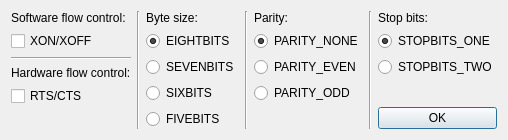
<?xml version="1.0" encoding="UTF-8"?>
<ui version="4.0">
 <class>SerialSetupDialog</class>
 <widget class="QDialog" name="SerialSetupDialog">
  <property name="geometry">
   <rect>
    <x>0</x>
    <y>0</y>
    <width>453</width>
    <height>133</height>
   </rect>
  </property>
  <property name="sizePolicy">
   <sizepolicy hsizetype="Minimum" vsizetype="Minimum">
    <horstretch>0</horstretch>
    <verstretch>0</verstretch>
   </sizepolicy>
  </property>
  <property name="windowTitle">
   <string>Serial Setup Dialog</string>
  </property>
  <property name="windowIcon">
   <iconset resource="../images/icons.qrc">
    <normaloff>:/img/SerialTool.png</normaloff>:/img/SerialTool.png</iconset>
  </property>
  <layout class="QVBoxLayout" name="verticalLayout">
   <item>
    <layout class="QGridLayout" name="gridLayout">
     <item row="0" column="2">
      <layout class="QVBoxLayout" name="bytesize">
       <item>
        <widget class="QLabel" name="label">
         <property name="text">
          <string>Byte size:</string>
         </property>
        </widget>
       </item>
       <item>
        <widget class="QRadioButton" name="bytesize_eightbits">
         <property name="text">
          <string>EIGHTBITS</string>
         </property>
         <property name="checked">
          <bool>true</bool>
         </property>
         <attribute name="buttonGroup">
          <string notr="true">bytesize_group</string>
         </attribute>
        </widget>
       </item>
       <item>
        <widget class="QRadioButton" name="bytesize_sevenbits">
         <property name="text">
          <string>SEVENBITS</string>
         </property>
         <attribute name="buttonGroup">
          <string notr="true">bytesize_group</string>
         </attribute>
        </widget>
       </item>
       <item>
        <widget class="QRadioButton" name="bytesize_sixbits">
         <property name="text">
          <string>SIXBITS</string>
         </property>
         <attribute name="buttonGroup">
          <string notr="true">bytesize_group</string>
         </attribute>
        </widget>
       </item>
       <item>
        <widget class="QRadioButton" name="bytesize_fivebits">
         <property name="text">
          <string>FIVEBITS</string>
         </property>
         <attribute name="buttonGroup">
          <string notr="true">bytesize_group</string>
         </attribute>
        </widget>
       </item>
       <item>
        <spacer name="verticalSpacer_2">
         <property name="orientation">
          <enum>Qt::Vertical</enum>
         </property>
         <property name="sizeHint" stdset="0">
          <size>
           <width>0</width>
           <height>0</height>
          </size>
         </property>
        </spacer>
       </item>
      </layout>
     </item>
     <item row="0" column="4">
      <layout class="QVBoxLayout" name="parity">
       <item>
        <widget class="QLabel" name="label_2">
         <property name="text">
          <string>Parity:</string>
         </property>
        </widget>
       </item>
       <item>
        <widget class="QRadioButton" name="parity_none">
         <property name="text">
          <string>PARITY_NONE</string>
         </property>
         <property name="checked">
          <bool>true</bool>
         </property>
         <attribute name="buttonGroup">
          <string notr="true">parity_group</string>
         </attribute>
        </widget>
       </item>
       <item>
        <widget class="QRadioButton" name="parity_even">
         <property name="text">
          <string>PARITY_EVEN</string>
         </property>
         <attribute name="buttonGroup">
          <string notr="true">parity_group</string>
         </attribute>
        </widget>
       </item>
       <item>
        <widget class="QRadioButton" name="parity_odd">
         <property name="text">
          <string>PARITY_ODD</string>
         </property>
         <attribute name="buttonGroup">
          <string notr="true">parity_group</string>
         </attribute>
        </widget>
       </item>
       <item>
        <spacer name="verticalSpacer_4">
         <property name="orientation">
          <enum>Qt::Vertical</enum>
         </property>
         <property name="sizeHint" stdset="0">
          <size>
           <width>20</width>
           <height>0</height>
          </size>
         </property>
        </spacer>
       </item>
      </layout>
     </item>
     <item row="0" column="6">
      <layout class="QVBoxLayout" name="stop_bits">
       <item>
        <widget class="QLabel" name="label_3">
         <property name="text">
          <string>Stop bits:</string>
         </property>
        </widget>
       </item>
       <item>
        <widget class="QRadioButton" name="stopbits_one">
         <property name="text">
          <string>STOPBITS_ONE</string>
         </property>
         <property name="checked">
          <bool>true</bool>
         </property>
         <attribute name="buttonGroup">
          <string notr="true">stopbits_group</string>
         </attribute>
        </widget>
       </item>
       <item>
        <widget class="QRadioButton" name="stopbits_two">
         <property name="text">
          <string>STOPBITS_TWO</string>
         </property>
         <attribute name="buttonGroup">
          <string notr="true">stopbits_group</string>
         </attribute>
        </widget>
       </item>
       <item>
        <spacer name="verticalSpacer_5">
         <property name="orientation">
          <enum>Qt::Vertical</enum>
         </property>
         <property name="sizeHint" stdset="0">
          <size>
           <width>20</width>
           <height>0</height>
          </size>
         </property>
        </spacer>
       </item>
       <item>
        <widget class="QPushButton" name="confirm">
         <property name="text">
          <string>OK</string>
         </property>
        </widget>
       </item>
      </layout>
     </item>
     <item row="0" column="0">
      <layout class="QVBoxLayout" name="flow_control">
       <item>
        <widget class="QLabel" name="label_4">
         <property name="text">
          <string>Software flow control:</string>
         </property>
        </widget>
       </item>
       <item>
        <widget class="QCheckBox" name="flow_xon_xoff">
         <property name="text">
          <string>XON/XOFF</string>
         </property>
        </widget>
       </item>
       <item>
        <widget class="Line" name="line_2">
         <property name="orientation">
          <enum>Qt::Horizontal</enum>
         </property>
        </widget>
       </item>
       <item>
        <widget class="QLabel" name="label_5">
         <property name="text">
          <string>Hardware flow control:</string>
         </property>
        </widget>
       </item>
       <item>
        <widget class="QCheckBox" name="flow_rts_cts">
         <property name="text">
          <string>RTS/CTS</string>
         </property>
        </widget>
       </item>
       <item>
        <spacer name="verticalSpacer">
         <property name="orientation">
          <enum>Qt::Vertical</enum>
         </property>
         <property name="sizeHint" stdset="0">
          <size>
           <width>20</width>
           <height>0</height>
          </size>
         </property>
        </spacer>
       </item>
      </layout>
     </item>
     <item row="0" column="3">
      <widget class="Line" name="line_3">
       <property name="orientation">
        <enum>Qt::Vertical</enum>
       </property>
      </widget>
     </item>
     <item row="0" column="5">
      <widget class="Line" name="line_4">
       <property name="orientation">
        <enum>Qt::Vertical</enum>
       </property>
      </widget>
     </item>
     <item row="0" column="1">
      <widget class="Line" name="line">
       <property name="orientation">
        <enum>Qt::Vertical</enum>
       </property>
      </widget>
     </item>
    </layout>
   </item>
  </layout>
 </widget>
 <resources>
  <include location="../images/icons.qrc"/>
 </resources>
 <connections/>
 <buttongroups>
  <buttongroup name="bytesize_group"/>
  <buttongroup name="stopbits_group"/>
  <buttongroup name="parity_group"/>
 </buttongroups>
</ui>
